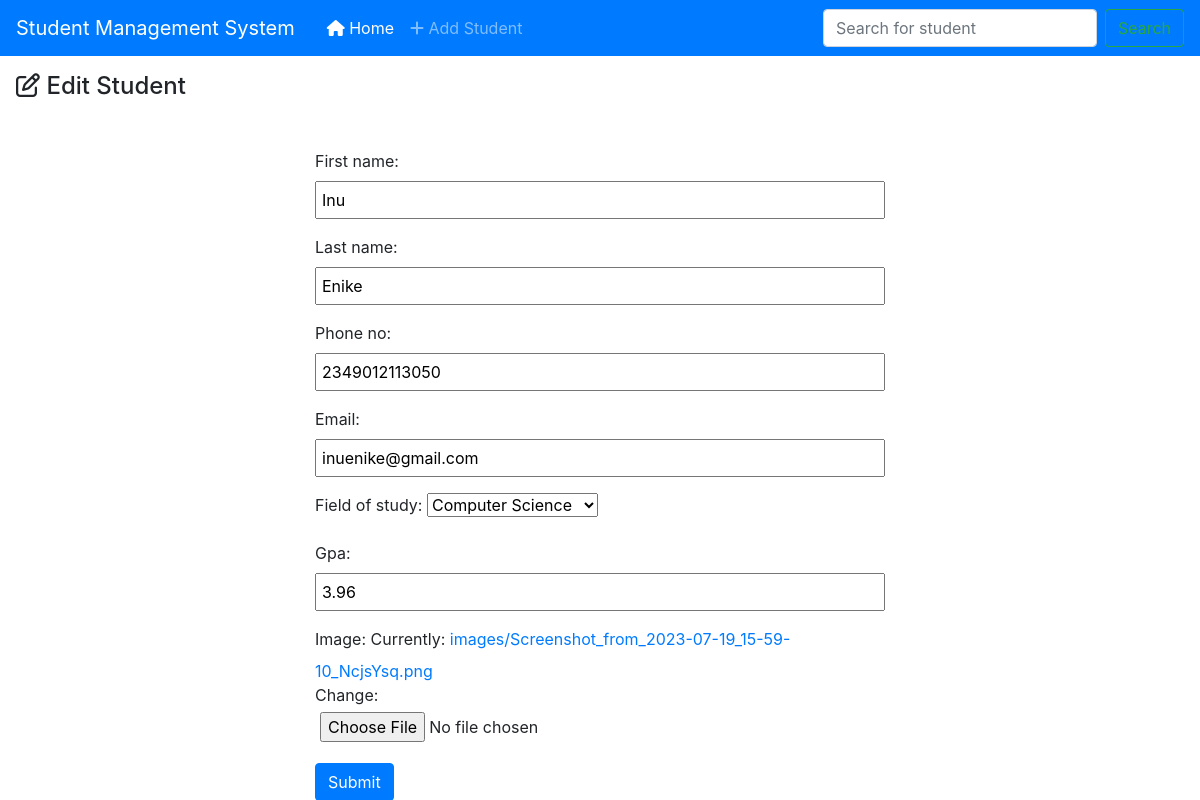
/edit/3 (signed in), run on the app's committed database.
### studentapp/models.py (models this page shows, shortened)
class Student(models.Model):
    first_name = models.CharField(max_length=255)
    last_name = models.CharField(max_length=255)
    phone_no = models.PositiveIntegerField()
    email = models.EmailField(max_length=256)
    field_of_study = models.ForeignKey(Department, on_delete=models.CASCADE)
    gpa = models.FloatField()
    image = models.ImageField(upload_to='images/')

### studentapp/views.py (the view)
# urls.py: path('edit/<int:id>', views.edit, name='edit'),
@login_required(login_url="/accounts/login/")
def edit(request, id):
    students = Student.objects.get(pk=id)
    if request.method == 'POST':
        form = addStudent(request.POST, request.FILES, instance=students)
        if form.is_valid():
            form.save()
            return redirect("/")
    else:
        form = addStudent( instance=students)
        return render(request, 'edit.html', {'form': form})

### studentapp/forms.py
class addStudent(forms.ModelForm):
    class Meta:
        model = Student
        fields = "__all__"

### studentapp/models.py (called while the page is built)
    def __str__(self):
        return self.title

### templates/edit.html (shortened to what this page needs)
{% load static%}
<!DOCTYPE html>
<html lang="en">
<head>
    <link rel="stylesheet" href="{% static 'dist/css/bootstrap.min.css'%}">
</head>
<body>
    <nav class="navbar navbar-expand-lg navbar-dark bg-primary">
        <a class="navbar-brand" href="#">Student Management System</a>
        <div class="collapse navbar-collapse pl-2" id="navbarSupportedContent">
            <ul class="navbar-nav mr-auto">
                <li class="nav-item active">
                    <a class="nav-link" href="{% url 'index' %}"><i class="fa-solid fa-house"></i> Home </a>
                </li>
                <li class="nav-item">
                    <a class="nav-link" href="{% url 'add'%}"><i class="fa-solid fa-plus"></i> Add Student</a>
                </li>
            </ul>
            <form class="form-inline my-2 my-lg-0">
                <input class="form-control mr-sm-2" type="search" placeholder="Search for student" aria-label="Search">
                <button class="btn btn-outline-success my-2 my-sm-0" type="submit">Search</button>
            </form>
        </div>
    </nav>
    <div class="overall">
        <h4 class="m-3"> <i class="fa-regular fa-pen-to-square"></i> Edit Student</h4>
        <form class="container edit__modal w-50 mt-5" method="post" enctype="multipart/form-data">
            <div class="form-group ">
                {{form.as_p}}
            </div>
            <button type="submit" class="btn btn-primary">Submit</button>
        </form>
    </div>
</body>
</html>

### templates/edit.html (style rules this page uses)
input { width: 100%; padding: 5px; }

### data on the page
Student: first_name "Inu", last_name "Enike", phone_no "2349012113050", email "inuenike@gmail.com", field_of_study "Computer Science", gpa "3.96"
